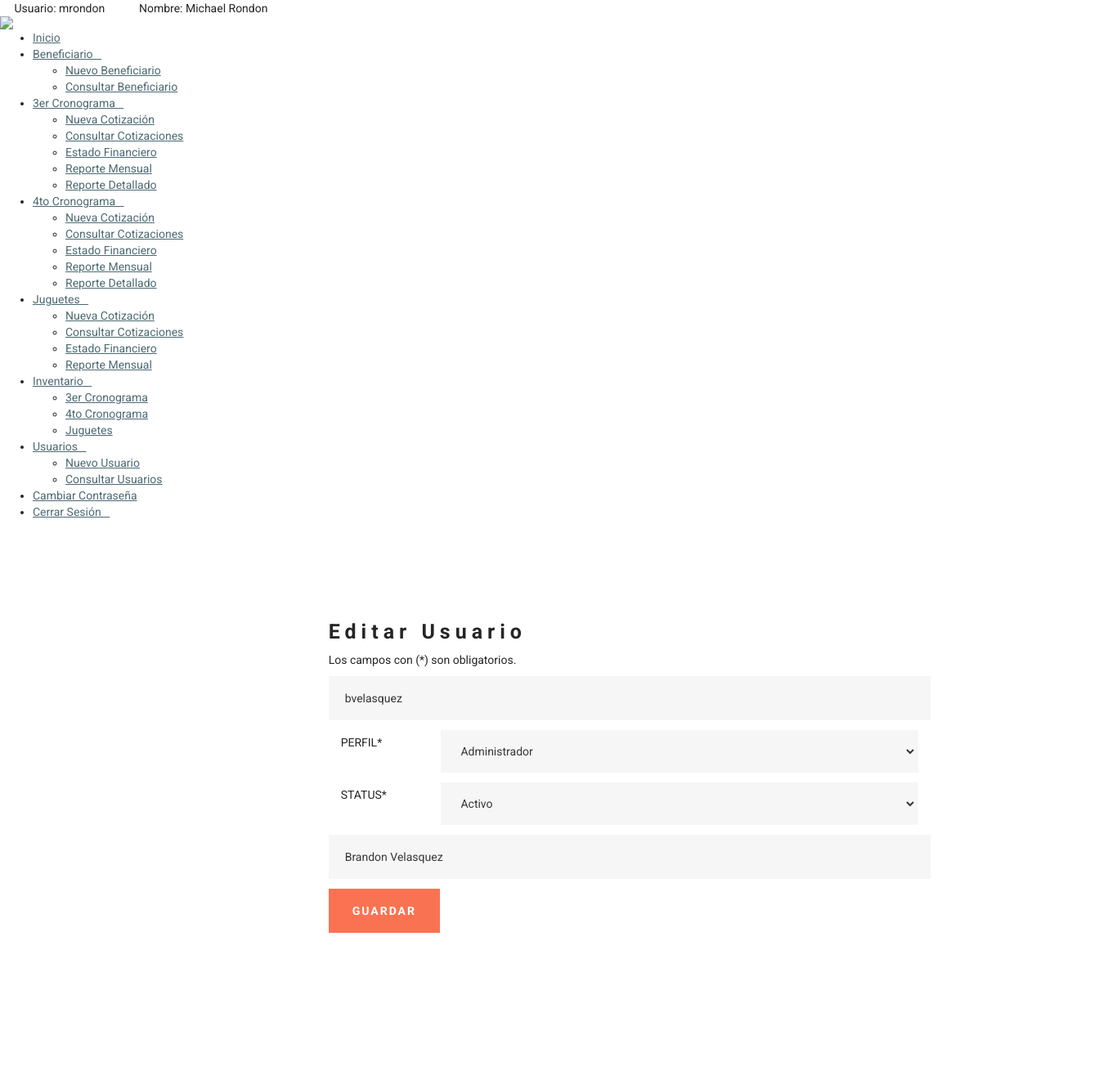
Screenshot of /?view=user&mode=edit&id=2 (signed in) with the database file from the repository.
### tables this page shows
CREATE TABLE `usuarios` (
  `id_usuario` bigint(20) NOT NULL,
  `user` varchar(100) NOT NULL,
  `nombre` varchar(100) NOT NULL,
  `password` varchar(100) NOT NULL,
  `id_status` tinyint(4) NOT NULL,
  `id_perfil` int(11) NOT NULL
);

### core/bin/functions/Users.php (called while the page is built, shortened)
<?php
	function Users(){
		$db=new Conexion();
		$sql=$db->query("SELECT * FROM usuarios;");
		if($db->rows($sql)>0){
			while($data=$db->recorrer($sql)){
				$users[$data['id_usuario']]=$data;
			}
		}else{
			$users=$_SESSION['users'];
		}
		return $_SESSION['users'];
	}
?>

### core/core.php (called while the page is built, shortened)
<?php
	require('core/models/classConexion.php');
	require('core/bin/functions/Perfiles.php');
	require('core/bin/functions/Users.php');
	require('core/bin/functions/Status.php');
	$_perfil=Perfiles();
	$_users=Users();
	$_status=Status();
?>

### core/models/classConexion.php (called while the page is built, shortened)
<?php
	class Conexion extends mysqli{
		public function rows($query){
			return mysqli_num_rows($query);
		}
		public function liberar($query){
			return mysqli_free_result($query);
		}
		public function recorrer($query){
			return mysqli_fetch_array($query);
		}
	}
?>

### core/bin/functions/Perfiles.php (called while the page is built, shortened)
<?php
	function Perfiles(){
		$db=new Conexion();
		$sql=$db->query("SELECT * FROM perfiles;");
		if($db->rows($sql)>0){
			while($data=$db->recorrer($sql)){
				$_perfil[$data['id_perfil']]=$data;
			}
		}else{
			$_perfil=false;
		}
		return $_perfil;
	}
?>

### core/bin/functions/Status.php (called while the page is built, shortened)
<?php
	function Status(){
		$db=new Conexion();
		$sql=$db->query("SELECT * FROM status;");
		if($db->rows($sql)>0){
			while($data=$db->recorrer($sql)){
				$_status[$data['id_status']]=$data;
			}
		}else{
			$_status=false;
		}
		return $_status;
	}
?>

### html/user/editUser.php (the view, shortened to what this page needs)
<?php
	include(HTML_DIR."overall/header.php");
	include(HTML_DIR."overall/menu.php");
?>
	<body>
		<div class="container-fluid">
			<section class="mbr-section mbr-section--relative mbr-section--fixed-size" id="form1-7" style="margin-left: 180px;">
    		    <div class="mbr-section__container mbr-section__container--std-padding container" style="padding-top: 93px; padding-bottom: 93px;">
			        <div class="row">
			            <div class="col-sm-12">
			                <div class="row">
			                    <div class="col-sm-8 col-sm-offset-2" data-form-type="formoid">
			                        <div class="mbr-header mbr-header--center mbr-header--std-padding">
			                            <h2 class="mbr-header__text">Editar Usuario</h2>
			                        </div>
			                        <p>Los campos con (*) son obligatorios.</p>
			                        <form id="user" method="post" action="?view=user&mode=edit&id=<?php echo $_GET['id'];?>">
			                        	<div class="form-group">
			                                <input type="text" class="form-control" name="user" id="user" placeholder="Usuario*" value="<?php echo $_users[$_GET['id']]['user'];?>" onkeypress="return deshabilitarteclas(event)">
			                            </div>
			                            <div class="form-group col-sm-2" style="padding-top: 5px;">
											PERFIL*
										</div>
										<div class="form-group col-sm-10">
									      	<select class="form-control" name="perfil" id="perfil">
										        <?php
										        	foreach($_perfil as $perfil){
										        		if($perfil['id_perfil']==$_users[$_GET['id']]['id_perfil']){
										        			?>
											        			<option selected value="<?php echo $perfil['id_perfil']?>"><?php echo $perfil['perfil']?></option>
											        		<?php
										        		}else{
															?>
											        			<option value="<?php echo $perfil['id_perfil']?>"><?php echo $perfil['perfil']?></option>
											        		<?php
										        		}
										        	}
										        ?>
										    </select>
									    </div>
									    <div class="form-group col-sm-2" style="padding-top: 5px;">
											STATUS*
										</div>
										<div class="form-group col-sm-10">
									      	<select class="form-control" name="status" id="status">
										        <?php
										        	foreach($_status as $status){
										        		if($status['id_status']==$_users[$_GET['id']]['id_status']){
										        			?>
											        			<option selected value="<?php echo $status['id_status']?>"><?php echo $status['status']?></option>
											        		<?php
										        		}else{
															?>
											        			<option value="<?php echo $status['id_status']?>"><?php echo $status['status']?></option>
											        		<?php
										        		}
										        	}
										        ?>
										    </select>
									    </div>
									    <div class="form-group">
			                                <input type="text" class="form-control" name="nombre" id="nombre" placeholder="NOMBRE*" value="<?php echo $_users[$_GET['id']]['nombre'];?>">
			                            </div>
			                            <div class="mbr-buttons mbr-buttons--center"><button type="submit" class="mbr-buttons__btn btn btn-lg btn-danger">GUARDAR</button></div>
			                        </form>
			                    </div>
			                </div>
			            </div>
			        </div>
			    </div>
			</section>
		</div>
		<?php
			include(HTML_DIR."overall/footer.php");
		?>
	</body>
</html>

### html/overall/menu.php (shortened to what this page needs)
<div class="barra">
	<div class="usuario">
		<?php echo "Usuario: ".$_users[$_SESSION['app_id']]['user']."&nbsp;&nbsp;&nbsp;&nbsp;&nbsp;&nbsp;&nbsp;&nbsp;&nbsp;&nbsp;&nbsp;&nbsp;Nombre: ".$_users[$_SESSION['app_id']]['nombre'];?>
	</div>
</div>
<header>
	<nav>
		<div class="logo">
			<img class="foto" src="<?php echo LOGO;?>">
		</div>
		<ul class="menu">
			<li id="inicio"><a href="?view=index" class='navegacion'>Inicio</a></li>
			<li id="submenu1">
				<a class='navegacion'>Beneficiario&nbsp;&nbsp;&nbsp;<i class="fa fa-caret-down flecha" aria-hidden="true"></i></a>
				<ul id="children1">
					<li><a href="?view=beneficiario&mode=add" class='navegacion'>Nuevo Beneficiario</a></li>
					<li><a href="?view=beneficiario" class='navegacion'>Consultar Beneficiario</a></li>
				</ul>
			</li>
			<li id="submenu2">
				<a class='navegacion'>3er Cronograma&nbsp;&nbsp;&nbsp;<i class="fa fa-caret-down flecha" aria-hidden="true"></i></a>
				<ul id="children2">
					<li><a href="?view=3erCronograma&mode=addCotizacion" class='navegacion'>Nueva Cotización</a></li>
					<li><a href="?view=3erCronograma" class='navegacion'>Consultar Cotizaciones</a></li>
					<li><a href="?view=3erCronograma&mode=estadoFinanciero" class='navegacion'>Estado Financiero</a></li>
					<li><a href="?view=3erCronograma&mode=estadoCotizaciones" class='navegacion'>Reporte Mensual</a></li>
					<li><a href="?view=3erCronograma&mode=pdfDetallado" class='navegacion'>Reporte Detallado</a></li>
				</ul>
			</li>
			<li id="submenu4">
				<a class='navegacion'>4to Cronograma&nbsp;&nbsp;&nbsp;<i class="fa fa-caret-down flecha" aria-hidden="true"></i></a>
				<ul id="children4">
					<li><a href="?view=4toCronograma&mode=addCotizacion" class='navegacion'>Nueva Cotización</a></li>
					<li><a href="?view=4toCronograma" class='navegacion'>Consultar Cotizaciones</a></li>
					<li><a href="?view=4toCronograma&mode=estadoFinanciero" class='navegacion'>Estado Financiero</a></li>
					<li><a href="?view=4toCronograma&mode=estadoCotizaciones" class='navegacion'>Reporte Mensual</a></li>
					<li><a href="?view=4toCronograma&mode=pdfDetallado" class='navegacion'>Reporte Detallado</a></li>
				</ul>
			</li>
			<li id="submenu5">
				<a class='navegacion'>Juguetes&nbsp;&nbsp;&nbsp;<i class="fa fa-caret-down flecha" aria-hidden="true"></i></a>
				<ul id="children5">
					<li><a href="?view=Juguetes&mode=addCotizacion" class='navegacion'>Nueva Cotización</a></li>
					<li><a href="?view=Juguetes" class='navegacion'>Consultar Cotizaciones</a></li>
					<li><a href="?view=Juguetes&mode=estadoFinanciero" class='navegacion'>Estado Financiero</a></li>
					<li><a href="?view=Juguetes&mode=estadoCotizaciones" class='navegacion'>Reporte Mensual</a></li>
				</ul>
			</li>
			<?php
				if($_users[$_SESSION['app_id']]['id_perfil']==1 || $_users[$_SESSION['app_id']]['id_perfil']==3 || $_users[$_SESSION['app_id']]['id_perfil']==4){
					?>
						<li id="submenu6">
							<a class='navegacion'>Inventario&nbsp;&nbsp;&nbsp;<i class="fa fa-caret-down flecha" aria-hidden="true"></i></a>
							<ul id="children6">
								<li><a href="?view=inventario&mode=3erCronograma" class='navegacion'>3er Cronograma</a></li>
								<li><a href="?view=inventario&mode=4toCronograma" class='navegacion'>4to Cronograma</a></li>
								<li><a href="?view=inventario&mode=Juguetes" class='navegacion'>Juguetes</a></li>
							</ul>
						</li>
					<?php
				}
				if($_users[$_SESSION['app_id']]['id_perfil']==1){
					?>
						<li id="submenu3">
							<a class='navegacion'>Usuarios&nbsp;&nbsp;&nbsp;<i class="fa fa-caret-down flecha" aria-hidden="true"></i></a>
							<ul id="children3">
								<li><a href="?view=user&mode=add" class='navegacion'>Nuevo Usuario</a></li>
								<li><a href="?view=user" class='navegacion'>Consultar Usuarios</a></li>
							</ul>
						</li>
					<?php
				}
			?>
			<li id="matricula"><a href="?view=pass&mode=change" class='navegacion'>Cambiar Contraseña</a></li>
			<li id="cerrar"><a href="?view=logout" class='navegacion'>Cerrar Sesi&oacute;n&nbsp;&nbsp;&nbsp;<i class="fa fa-power-off" aria-hidden="true"></i></a></li>
		</ul>
	</nav>
</header>

### rows the page displays
usuarios: user "mrondon", nombre "Michael Rondon"
usuarios: user "bvelasquez", nombre "Brandon Velasquez"

### other values shown
form field perfil "Administrador"
form field status "Activo"
